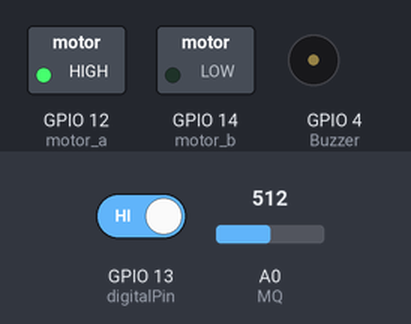
Bench run of a sketch on a simulated ESP8266 (NodeMCU). Parts: switched loads named in the sketch (green lamp = pin HIGH), buzzer (waves = sounding, pin HIGH). The test bench sets the inputs (shaded band); at power-on: GPIO 13 (digitalPin) HIGH, A0 (MQ) = 512. WiFi joins after 1.5 s; servers stay silent unless stated; what the sketch prints to the serial monitor is not drawn.

Above: at 3.0 s.
3.1 s: GPIO 13 (digitalPin) driven LOW
At 3.9 s:
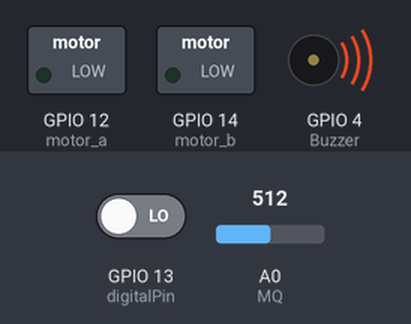
4.6 s: GPIO 13 (digitalPin) driven HIGH
At 5.0 s:
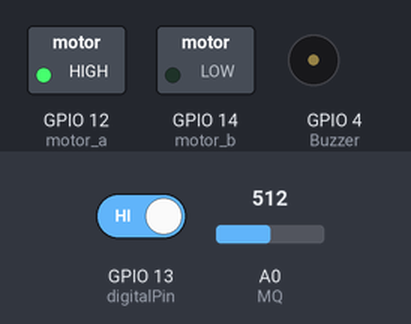
Timing chart, 0 to 7.6 s (numbered marks = the images above; inputs shaded):
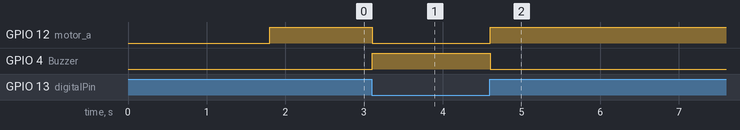

The sketch:

Drink_DriveDetection.ino
```cpp
#define BLYNK_TEMPLATE_NAME "Drink"
#define BLYNK_TEMPLATE_ID "TMPL3fHuUZAbq"
#define BLYNK_AUTH_TOKEN "FX4BbDNa1F8QFiN5vh_g3Ae0JiHOWbX9"

#include <ESP8266WiFi.h>
#include <BlynkSimpleEsp8266.h>


#define MQ A0
#define Buzzer 4 //D2

#define motor_a 12 //D6
#define motor_b 14 //D5

#define digitalPin 13 //D7


int sensor_values = 0 ;


// Blynk Auth Token
char auth[] = BLYNK_AUTH_TOKEN;
// Wi-Fi Credentials
char ssid[] = "vivo Y22";
char pass[] = "abcxyz123";


// Virtual Pins for Blynk LED Widgets
#define virtual_led V0

void setup() {
  // put your setup code here, to run once:
  pinMode(MQ , INPUT);
  pinMode(Buzzer , OUTPUT);
  pinMode(motor_a , OUTPUT);
  pinMode(motor_b , OUTPUT);
  pinMode(digitalPin , INPUT);

  Serial.begin(9600);
// Blynk Initialization
  Blynk.begin(auth, ssid, pass);
      digitalWrite(motor_a , 1);
    digitalWrite(motor_b , 0) ;
}

void loop() {
  Blynk.run();
  // put your main code here, to run repeatedly:
  sensor_values=analogRead(MQ);
  // Serial.println(sensor_values);
  int a = digitalRead(digitalPin);
  Serial.println(a);

  if(a==0)
  {
   // Serial.println("sensor_value"+sensor_values);
    digitalWrite(Buzzer , 1);
    Blynk.virtualWrite(virtual_led, 1); // Turn ON LED for Slot 1
    digitalWrite(motor_a , 0);
    digitalWrite(motor_b , 0);
    // Blynk.notify("Drink & drive warning!")
    Blynk.logEvent("drunk_driver");

  }
  else {

    digitalWrite(Buzzer , 0);

    Blynk.virtualWrite(virtual_led, 0);

    digitalWrite(motor_a , 1);
    digitalWrite(motor_b , 0);

  }
  Blynk.virtualWrite(V1, sensor_values);


}
```

Measured:
- after the input at 3.1 s, GPIO 12 (motor_a): HIGH → LOW at once; GPIO 4 (Buzzer): LOW → HIGH at once
- after the input at 4.6 s, GPIO 12 (motor_a): LOW → HIGH at once; GPIO 4 (Buzzer): HIGH → LOW at once
